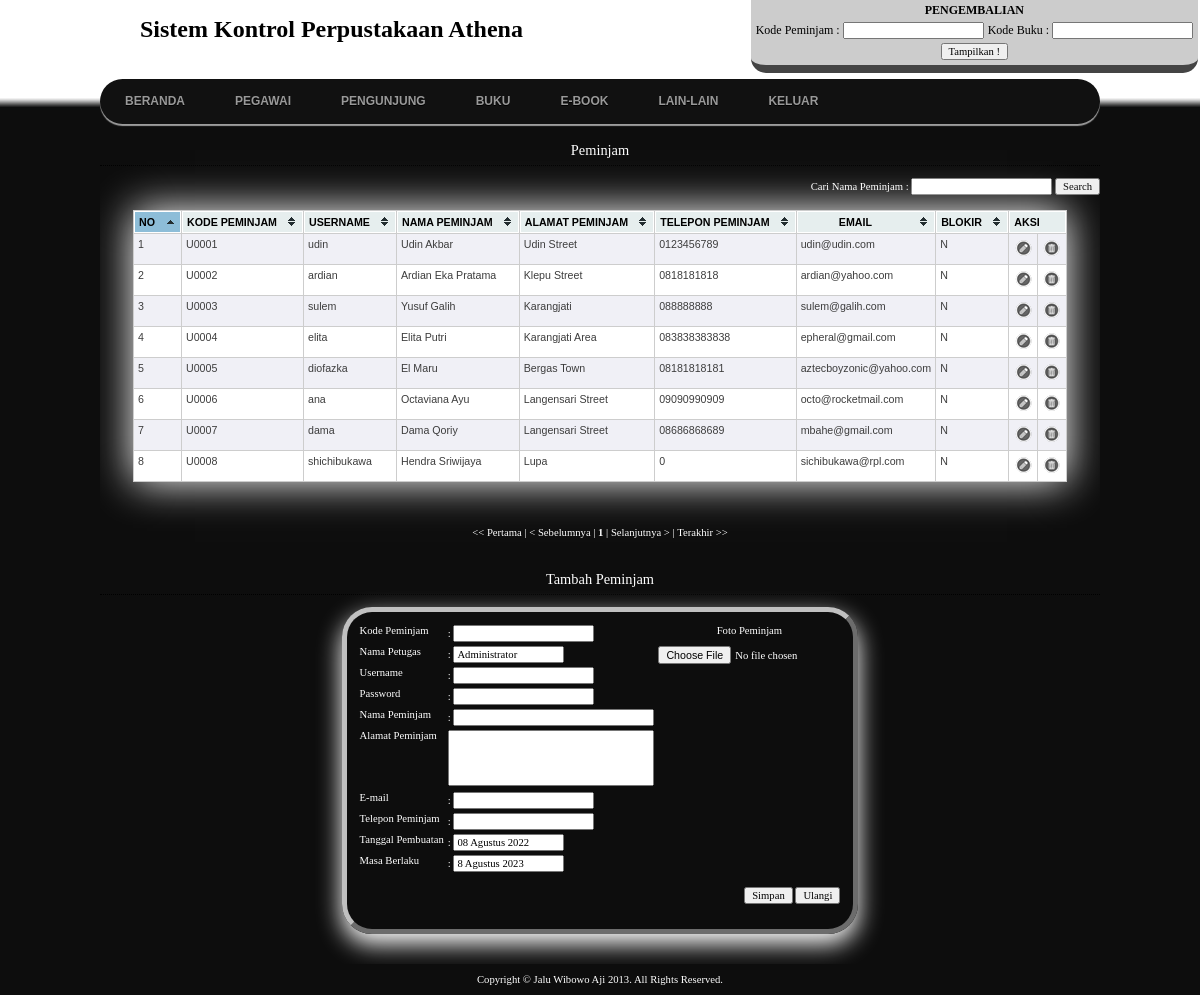
Screenshot of /login/index.php?module=peminjam (signed in) with the database file from the repository.
### tables this page shows
CREATE TABLE IF NOT EXISTS `site` (
  `id` varchar(1) NOT NULL,
  `profil` text NOT NULL,
  `foto` varchar(50) NOT NULL,
  `title_ui` varchar(50) NOT NULL,
  `title_lgn` varchar(50) NOT NULL,
  PRIMARY KEY (`id`)
);

CREATE TABLE IF NOT EXISTS `peminjam` (
  `peminjam_kode` varchar(10) NOT NULL,
  `peminjam_nama` varchar(30) NOT NULL,
  `peminjam_alamat` varchar(100) NOT NULL,
  `peminjam_telp` varchar(12) NOT NULL,
  `peminjam_foto` varchar(500) NOT NULL,
  `kd` varchar(6) NOT NULL,
  PRIMARY KEY (`peminjam_kode`)
);

CREATE TABLE IF NOT EXISTS `petugas` (
  `petugas_kode` varchar(10) NOT NULL,
  `petugas_nama` varchar(25) NOT NULL,
  `kd` varchar(6) NOT NULL,
  PRIMARY KEY (`petugas_kode`)
);

### config/koneksi.php (called while the page is built, shortened)
<?php
$sitetampil = mysql_fetch_array(mysql_query("SELECT * FROM site WHERE id = 1"));
$title_lgn = $sitetampil[title_lgn];
?>

### config/library.php (called while the page is built, shortened)
<?php
$tgl_sekarang = date("Y-m-d");
?>

### login/modul/mod_peminjam/peminjam.php (the view, shortened to what this page needs)
<?php
 if (empty($_SESSION['username']) AND empty($_SESSION['passuser'])){
  echo "<link href='style.css' rel='stylesheet' type='text/css'>
 <center>Untuk mengakses modul, Anda harus login <br>";
  echo "<a href=../../index.php><b>LOGIN</b></a></center>";
}
else{
$aksi="modul/mod_peminjam/aksi_peminjam.php";
switch($_GET[act]){
  default:
  echo "<h2>Peminjam</h2>
<form align=right method=get action='$_SERVER[PHP_SELF]'>
          <input type=hidden name=module value=peminjam>
          <div id=paging>Cari Nama Peminjam : <input type=text name='kata'>
			<input type=submit value=Search name=submit></div>
          </form><br>";
           if (empty($_GET['kata'])){
    echo "<table id='tablesorter-demo' class='tablesorter' border='0' cellpadding='0' cellspacing='1'>
	<thead>
          <tr>
		  <th>No</th>
		  <th>Kode Peminjam</th>
		  <th>Username</th>
		  <th>Nama Peminjam</th>
		  <th>Alamat Peminjam</th>
		  <th>Telepon Peminjam</th>
		  <th>Email</th>
		  <th>Blokir</th>
		  <th colspan=2>Aksi</th>
		  </tr></thead><tbody>";
		  $p      = new Paging;
		$batas  = 10;
		$posisi = $p->cariPosisi($batas);
		  if ($_SESSION[leveluser]=='admin' OR $_SESSION[leveluser]=='petugas'){
      $tampil = mysql_query("SELECT * FROM peminjam,admin WHERE peminjam.kd = admin.kd LIMIT $posisi,$batas");
    }
    else{
      echo "<h2>Anda Tidak Punya Hak Disini</h2>";
    }
    $no=$posisi+1;
    while ($r=mysql_fetch_array($tampil)){
       echo "<tr>
	   		 <td>$no</td>
             <td>$r[peminjam_kode]</td>
			 <td>$r[username]</td>
             <td>$r[peminjam_nama]</td>
			 <td>$r[peminjam_alamat]</td>
		     <td>$r[peminjam_telp]</td>
			 <td>$r[email]</td>
			 <td>$r[blokir]</td>
             <td>
			 	<a href=?module=peminjam&act=editpeminjam&id=$r[peminjam_kode]><img src='images/edit.png' title='Edit Peminjam' width='20' height='20'></a></td><td><a href=\"$aksi?module=peminjam&act=hapus&id=$r[peminjam_kode]\" onClick=\"return confirm('Apakah Anda benar-benar mau menghapusnya?')\"><img src='images/hapus.png' title='Hapus Peminjam' width='20' height='20'></a>
			 </td>
			 </tr>";
      $no++;
    }
    echo "</tbody></table>";
	$jmldata = mysql_num_rows(mysql_query("SELECT * FROM peminjam"));
    $jmlhalaman  = $p->jumlahHalaman($jmldata, $batas);
    $linkHalaman = $p->navHalaman($_GET[halaman], $jmlhalaman);
    echo "<br><center><div id=paging>$linkHalaman</div></center><br>";
 }
    if ($_SESSION[leveluser]=='admin' OR $_SESSION[leveluser]=='petugas'){
    echo "<h2>Tambah Peminjam</h2>
          <form method=POST action='$aksi?module=peminjam&act=input' enctype='multipart/form-data'>
          <table class=xx>
		  <tr>
    <td>Kode Peminjam</td>
    <td> : <input type=text name='kode_peminjam' ></td>
    <td><center>Foto Peminjam</center></td>
  </tr>
  <tr><td>Nama Petugas</td>";
            $x=mysql_query("SELECT * FROM petugas WHERE petugas_nama LIKE '%$_SESSION[namalengkap]%'");
            $t=mysql_fetch_array($x);
              echo "<td> : <input type=text readonly='readonly' value='$t[petugas_nama]' size=15></td>
			  <input type=hidden name='petugas' readonly='readonly' value='$t[petugas_kode]' size=10>";
    echo "
    <td rowspan='9'><input type='file' name='fupload' /></td>
	</tr>
  <tr><td>Username</td>     <td> : <input type=text name='username'></td></tr>
          <tr><td>Password</td>     <td> : <input type=text name='password'></td></tr>
  <tr>
    <td>Nama Peminjam</td>
    <td> : <input type=text name='nama_peminjam' size=30></td>
  </tr>
    <tr>
    <td>Alamat Peminjam</td>
    <td> <textarea name='alamat'></textarea></td>
  </tr>
  <tr><td>E-mail</td>     <td> : <input type=text name='email'></td></tr>
    <tr>
    <td>Telepon Peminjam</td>
    <td> : <input  type=number name='telp' size=15></td>
  </tr>
  <tr><td>Tanggal Pembuatan</td>     <td> : <input type=text readonly='readonly' value='"; echo tgl_indo(date($tgl_sekarang)); echo "' size=15><input type='hidden' name='awal' value='$tgl_sekarang'></td></tr>";
$now = strtotime(date("Y-m-d"));
$date = date('Y-m-j', strtotime('+1 year', $now));
		  echo"
          <tr><td>Masa Berlaku</td>     <td> : <input type=text readonly='readonly' value='"; echo tgl_indo(date($date)); echo "' size=15><input type='hidden' name='exp' value='$date'></td></tr>
          <tr><td colspan=3><p align=right><input type=submit value=Simpan>
                            <input type=reset value=Ulangi></p></td></tr>
          </table></form>";
    }
    else{
      echo "Anda tidak berhak mengakses halaman ini.";
    }
     break;
}
}
?>

### login/index.php (shortened to what this page needs)
<?php
include "../config/koneksi.php";
?>
<!DOCTYPE html>
<html>
<head>
<link href="css/style.css" rel="stylesheet" type="text/css" />
</head>
<body>
<div id="header">
<h1 class="head"><?php echo "$title_lgn"; ?></h1>
<div id="content">
  <?php
if (empty($_SESSION['username']) AND empty($_SESSION['passuser']) AND $_SESSION['login']==0){
  echo "
  <div id=login_frm>
  <center><form name='login' action='cek_login.php' method='POST' onSubmit='return validasi(this)'>
  <table>
<tr><td>Username</td><td>: <input type='text' name='username' width='100' autofocus></td></tr>
<tr><td>Password</td><td>: <input type='password' name='password'></td></tr>
<tr><td rowspan='2' colspan='2'><center><input type='submit' value='Login'></center></td></tr>
</table>
  </form>
  </center></div>";
?>
<?php }
else{ ?>
<div id="kembali">
<form name='kembali'  onsubmit="target_popup(this)" action="kembali/kembali.php" method='POST'>
	<table>
		<tr>
			<td colspan=2><b>PENGEMBALIAN</b></td>
		</tr>
		<tr>
			<td>Kode Peminjam : <input type="text" name="pmnjm"></td>
			<td>Kode Buku : <input type="text" name="bk"></td>
		</tr>
		<tr>
			<td colspan=2><input type="submit" onclick="" value="Tampilkan !"></td>
		</tr>
	</table>
</form>
</div>
<?php if ($_SESSION[leveluser]=='admin' OR $_SESSION[leveluser]=='petugas'){ ?>
<ul id="menu">
	<li><a href="?module=home">Beranda</a></li>
	<li>
		<a href="">Pegawai</a>
	</li>
	<li>
		<a href="">Pengunjung</a>
	</li>
	<li>
		<a href="">Buku</a>
	</li>
	<li>
		<a href="">E-BOOK</a>
	</li>
	<li>
		<a href="">LAIN-LAIN</a>
	</li>
	<li><a href="logout.php">Keluar</a></li>
</ul>
<?php }
include "content.php"; ?>
  </div>
<?php
}
?>
			<div id="footer">Copyright &copy Jalu Wibowo Aji 2013. All Rights Reserved.</div>
  </div>
</body>
</html>

### login/css/style.css (style rules this page uses)
body { font-family: Tahoma; font-size: 9pt; background-repeat:repeat-xy; margin:0 auto; background-color:#0d0d0d; color:#FFFFFF; background-image: url(../images/bg.png); background-repeat: repeat-x; }
#header { position: relative; width: 1000px; height:35px; margin:0 auto; }
#header .head { color:#000; text-align:left; margin-left:40px; }
#content { margin-top:5px; margin-left:5px; margin-right:5px; margin:0 auto; overflow:auto; width:auto; position:relative; }
#content p { color:#fff; line-height: 1.8em; padding-left: 2em; }
a:link,a:visited { color:#388dc9; text-decoration:none; }
h2 { text-align: center; font: normal 120% Georgia; line-height: 200%; color:#fff; background-color: transparent; border-bottom: 1px dotted #000000; }
.xx { border: 5px outset #c0c0c0; padding:10px; text-align: justify; margin: 0 auto; font-family: Tahoma; font-size: 8pt; color:#fff; -moz-border-radius: 30px; -o-border-radius: 30px; -webkit-border-radius: 30px; border-radius: 30px; -webkit-box-shadow: 0 10px 25px rgba(255, 255, 255, 1.0); -moz-box-shadow: 0 10px 25px rgba(255, 255, 255, 1.0); box-shadow: 0 10px 25px rgba(255, 255, 255, 1.0); margin-bottom:30px; }
.xx tr { padding:5px; vertical-align: top; border-collapse: collapse; }
input,textarea,select { font-family: Tahoma; font-size: 8pt; }
textarea { width: 200px; resize:none; height: 50px; }
#paging { font-family: Tahoma; font-size: 8pt; color:#fff; }
#footer { clear :both; padding-top: 10px; font-family: Tahoma; font-size: 8pt; color: #FFFFFF; text-align:center; padding-bottom: 10px; }
#menu { width: 100%; margin: 0; margin-top:20px; padding: 10px 0 0 0; list-style: none; background: #111; -moz-border-radius: 50px; -o-border-radius: 50px; -webkit-border-radius: 50px; border-radius: 50px; -moz-box-shadow: 0 2px 1px #9c9c9c; -webkit-box-shadow: 0 2px 1px #9c9c9c; box-shadow: 0 2px 1px #9c9c9c; }
#menu li { float: left; padding: 0 0 10px 0; position: relative; }
#menu a { float: left; height: 25px; padding: 0 25px; color: #999; text-transform: uppercase; font: bold 12px/25px Arial, Helvetica; text-decoration: none; text-shadow: 0 1px 0 #000; }
#menu:after { visibility: hidden; display: block; font-size: 0; content: " "; clear: both; height: 0; }
#kembali { z-index:2; position:fixed; float:right; color:black; right:2px; top:-2px; padding:2px; text-align:center; background:#ccc; -moz-border-bottom-left-radius: 15px; -o-border-bottom-left-radius: 15px; -webkit-bottom-left-border-radius: 15px; border-bottom-left-radius: 15px; -moz-border-bottom-right-radius: 15px; -o-border-bottom-right-radius: 15px; -webkit-bottom-right-border-radius: 15px; border-bottom-right-radius: 15px; border-bottom: 8px solid #444; }

### login/css/blue/style.css (style rules this page uses)
table.tablesorter { position:relative; margin:0 auto; font-family:arial; background-color: #CDCDCD; font-size: 8pt; text-align: justify; color:#000; -webkit-box-shadow: 0 0 40px rgba(255, 255, 255, 1.0); -moz-box-shadow: 0 0 40px rgba(255, 255, 255, 1.0); box-shadow: 0 0 40px rgba(255, 255, 255, 1.0); margin-bottom:30px; }
table.tablesorter th { text-align:center; text-transform: uppercase; }
table.tablesorter thead tr th, table.tablesorter tfoot tr th { background-color: #e6EEEE; border: 1px solid #FFF; font-size: 8pt; padding: 4px; padding-right: 25px; }
table.tablesorter thead tr .header { background-image: url(bg.gif); background-repeat: no-repeat; background-position: center right; cursor: pointer; }
table.tablesorter tbody td { color: #3D3D3D; padding: 4px; background-color: #FFF; vertical-align: top; }
table.tablesorter tbody tr.odd td { background-color:#F0F0F6; }
table.tablesorter thead tr .headerSortDown { background-image: url(desc.gif); }
table.tablesorter thead tr .headerSortDown, table.tablesorter thead tr .headerSortUp { background-color: #8dbdd8; }

### rows the page displays
site: title_lgn "Sistem Kontrol Perpustakaan Athena"
peminjam: peminjam_kode "U0001", admin.username "udin", peminjam_nama "Udin Akbar", peminjam_alamat "Udin Street", peminjam_telp "0123456789", admin.email "udin@udin.com", admin.blokir "N"
peminjam: peminjam_kode "U0002", admin.username "ardian", peminjam_nama "Ardian Eka Pratama", peminjam_alamat "Klepu Street", peminjam_telp "0818181818", admin.email "ardian@yahoo.com", admin.blokir "N"
peminjam: peminjam_kode "U0003", admin.username "sulem", peminjam_nama "Yusuf Galih", peminjam_alamat "Karangjati", peminjam_telp "088888888", admin.email "sulem@galih.com", admin.blokir "N"
peminjam: peminjam_kode "U0004", admin.username "elita", peminjam_nama "Elita Putri", peminjam_alamat "Karangjati Area", peminjam_telp "083838383838", admin.email "epheral@gmail.com", admin.blokir "N"
peminjam: peminjam_kode "U0005", admin.username "diofazka", peminjam_nama "El Maru", peminjam_alamat "Bergas Town", peminjam_telp "08181818181", admin.email "aztecboyzonic@yahoo.com", admin.blokir "N"
peminjam: peminjam_kode "U0006", admin.username "ana", peminjam_nama "Octaviana Ayu", peminjam_alamat "Langensari Street", peminjam_telp "09090990909", admin.email "octo@rocketmail.com", admin.blokir "N"
peminjam: peminjam_kode "U0007", admin.username "dama", peminjam_nama "Dama Qoriy", peminjam_alamat "Langensari Street", peminjam_telp "08686868689", admin.email "mbahe@gmail.com", admin.blokir "N"
peminjam: peminjam_kode "U0008", admin.username "shichibukawa", peminjam_nama "Hendra Sriwijaya", peminjam_alamat "Lupa", peminjam_telp "0", admin.email "sichibukawa@rpl.com", admin.blokir "N"
petugas: petugas_nama "Administrator"

### other values shown
$halaman_aktif "1"
